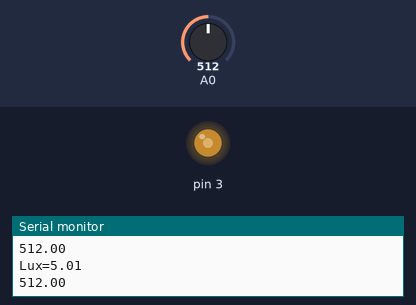
The sketch below on a simulated Arduino Uno, built with avr-gcc and run on an emulated ATmega328P. Shown: output pins drawn as LEDs (lit = HIGH), the last lines printed to the serial monitor. The inputs (shaded band) are chosen by the test bench; at power-on: A0 = 512.

Above: at 1.8 s.
1.9 s: A0 set to 1023
At 3.1 s:
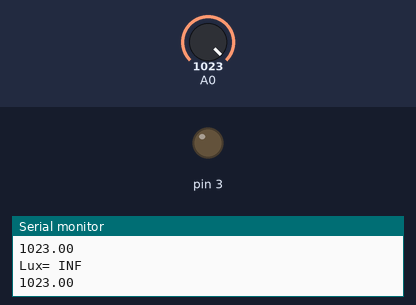
3.5 s: A0 set to 1013
At 4.7 s:
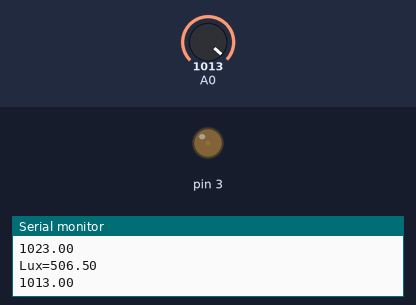
5.5 s: A0 set to 306
At 6.4 s:
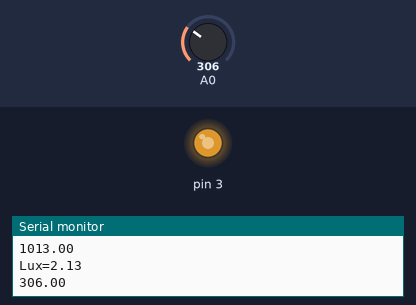
7.5 s: A0 set to 122
At 9.2 s:
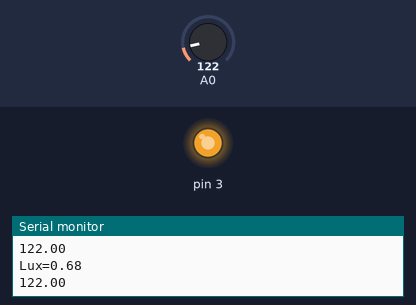
9.5 s: A0 set to 511
At 10.8 s:
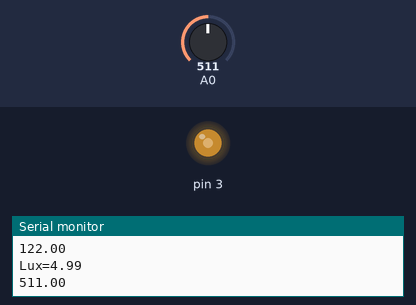
Timing chart, 0 to 12.5 s (numbered marks = the images above; inputs shaded):
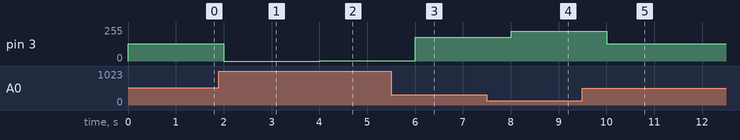

Measured:
- after the input at 1.9 s, pin 3: 128/255 → 0/255 after 0.10 s
- after the input at 3.5 s, pin 3: 0/255 → 3/255 after 0.51 s
- after the input at 5.5 s, pin 3: 3/255 → 179/255 after 0.51 s
- after the input at 7.5 s, pin 3: 179/255 → 225/255 after 0.51 s
- after the input at 9.5 s, pin 3: 225/255 → 128/255 after 0.51 s

The sketch:

LightDetectionSensor.ino
```cpp
const float r = 100000;
float val,Rldr,vol,Lux;
void setup() {
  pinMode(3,OUTPUT);
  Serial.begin(9600);

}

void loop() {
  val = analogRead(A0);
  vol= (val*5)/1023;
  Rldr=(r*(5-vol)/vol)/1000;
  Lux = 500/Rldr;
  Serial.println(String("Lux=")+String(Lux));
  Serial.println(val);
  analogWrite(3,map(val,0,1023,255,0));
  delay(1000);

}
```
